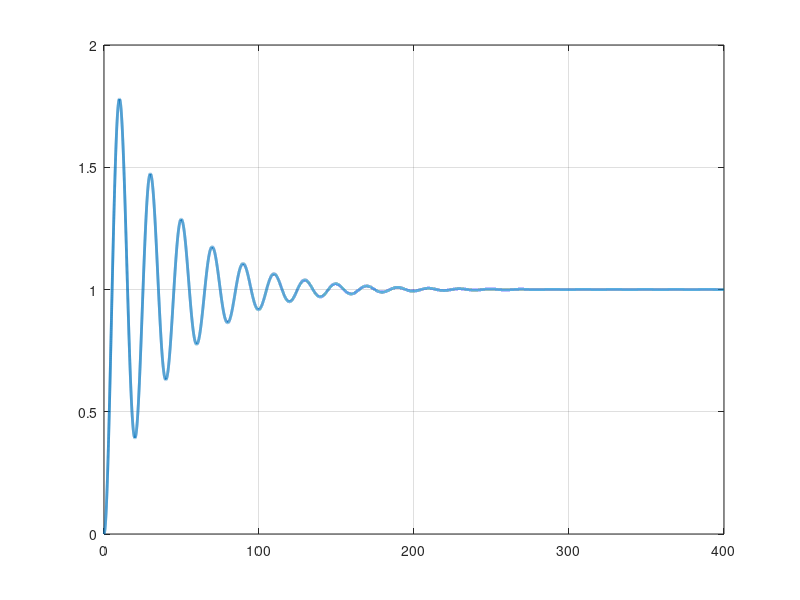

Here is the MATLAB script that generated this plot:
close all; clc; clear;
%% Lista 2 - Ex 4
% Considere o sistema mecânico descrito na figura abaixo. A entrada é dada
% por f(t) e a saída é y(t). Determine a função transferência de f(t) para
% y(t) e, plote um gráfico da resposta do sistema a uma entrada em degrau
% unitário. Seja m = 10k, k = 1 e b = 0.5. Mostre que a amplitude máxima da
% saída esta em torno de 1.8

k = 1;
b = 5e-1;
m = 10 * k;

num = 1/m;
den = [1 b/m k/m];

Hs = tf(num, den)

t = 0:0.01:400;

amplitude = step(Hs, t);

figure(1)
plot(t, amplitude, 'LineWidth', 2)
grid on